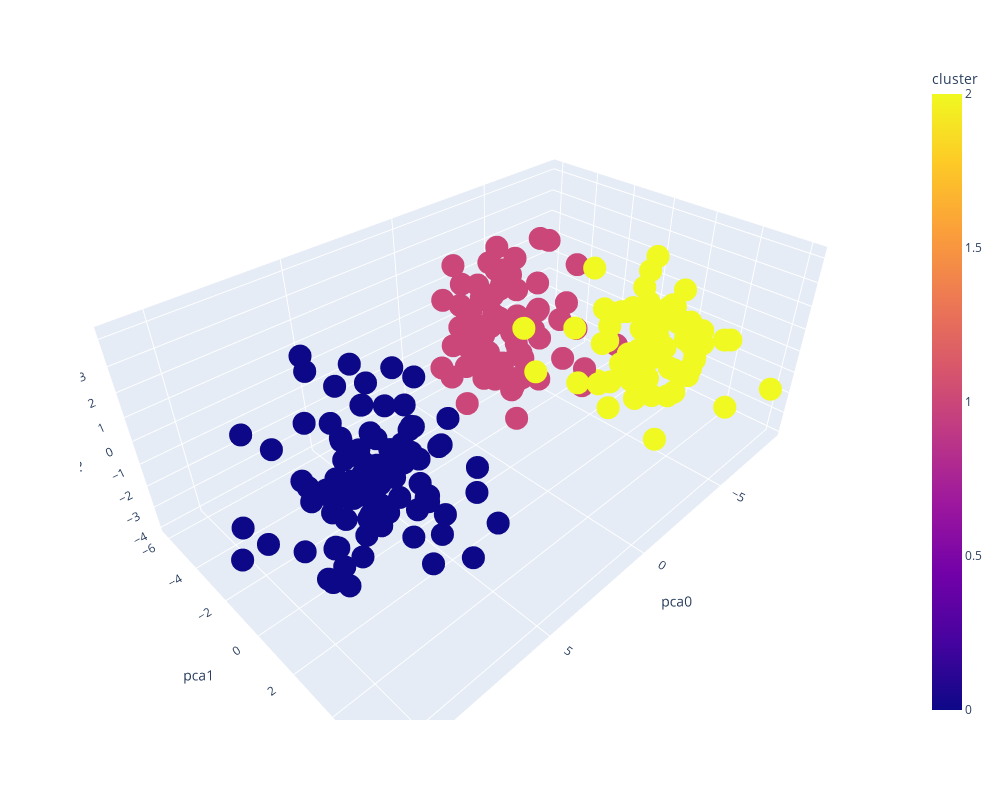

Notebook code for this chart:
### Code cell
px.scatter_3d(pca_df, x='pca0', y='pca1', z='pca2', color='cluster', width=1000, height=800)

### Figure 1 — Plotly figure (JSON) as saved in the notebook; plotly's stock layout.template omitted (floating-point values rounded to 4 significant figures; data arrays with more than 128 entries replaced by an {"elided": "..."} marker saying what was removed)
{"data": [{"hovertemplate": "pca0=%{x}<br>pca1=%{y}<br>pca2=%{z}<br>cluster=%{marker.color}<extra></extra>", "legendgroup": "", "marker": {"color": {"elided": "250 int values"}, "coloraxis": "coloraxis", "symbol": "circle"}, "mode": "markers", "name": "", "scene": "scene", "showlegend": false, "type": "scatter3d", "x": {"elided": "250 float values"}, "y": {"elided": "250 float values"}, "z": {"elided": "250 float values"}}], "layout": {"coloraxis": {"colorbar": {"title": {"text": "cluster"}}, "colorscale": [[0, "#0d0887"], [0.1111, "#46039f"], [0.2222, "#7201a8"], [0.3333, "#9c179e"], [0.4444, "#bd3786"], [0.5556, "#d8576b"], [0.6667, "#ed7953"], [0.7778, "#fb9f3a"], [0.8889, "#fdca26"], [1, "#f0f921"]]}, "height": 800, "legend": {"tracegroupgap": 0}, "margin": {"t": 60}, "scene": {"domain": {"x": [0, 1], "y": [0, 1]}, "xaxis": {"title": {"text": "pca0"}}, "yaxis": {"title": {"text": "pca1"}}, "zaxis": {"title": {"text": "pca2"}}}, "width": 1000}}
